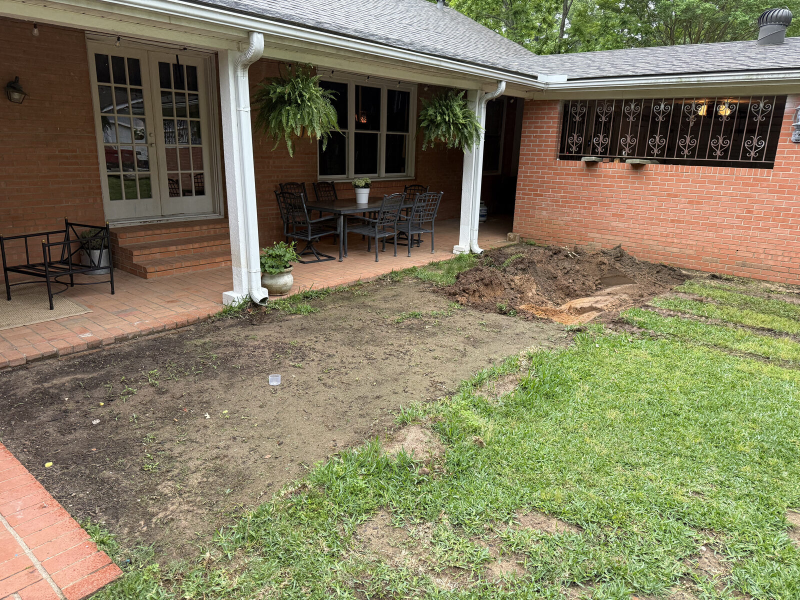
#> input picture brand_photos/2026-04-22-logan-king-checkerboard-paver-patio-before.jpg, 1600 x 1200 px, given in place of walk-dsc03930.webp, which was not available (shown at 1/2 size)
$ python photos.py
#> lines starting #> are read from the running program, lines starting #| are printed output that depends on the picture
### _scripts/site/photo_sources.py
# Photo source list (curated from the crew's processed shots, repo photos and video stills).
# (source key, caption, job, finished?)
def drv(n):
    return 'd:' + n
R, W_, L = 'rvpad-dsc0', 'walk-dsc0', 'crew-dsc0'
NEW = [
 # flagstone walkway, pro photos
 (drv(W_+'3930'), 'Finished flagstone walkway with chopped stone borders and path lights', 'walkway', 1),
 (drv(W_+'3953'), 'Flagstone walkway leading to the back porch', 'walkway', 1),
 (drv(W_+'3940'), 'Flagstone path curving out to the shed', 'walkway', 1),
 (drv(W_+'3950'), 'Path light along the new flagstone walkway', 'walkway', 1),
 (drv(W_+'3945'), 'Chopped stone border along the flagstone walkway', 'walkway', 1),
 (drv('walk-799673222_1633958414999902_1379811027983912017_n'), 'Flagstone walkway from the drive to the house', 'walkway', 1),
 (drv('walk-812223771_1812277616618072_2837960169825854401_n'), 'Front porch and new flagstone walk', 'walkway', 1),
 (drv(W_+'3576'), 'Walkway laid out and excavated', 'walkway', 0),
 (drv(W_+'3570'), 'Compacting the walkway base', 'walkway', 0),
 (drv(W_+'3580'), 'Spreading base gravel for the walkway', 'walkway', 0),
 (drv(W_+'3595'), 'Raking the base level', 'walkway', 0),
 (drv(W_+'3607'), 'Chopped stone staged for the borders', 'walkway', 0),
 (drv(W_+'3617'), 'Setting chopped stone border blocks', 'walkway', 0),
 (drv(W_+'3627'), 'Mixing mortar for the stone borders', 'walkway', 0),
 (drv(W_+'3688'), 'Shaping chopped stone with a hammer and chisel', 'walkway', 0),
 (drv(W_+'3698'), 'Setting a border stone by hand', 'walkway', 0),
 (drv(W_+'3710'), 'Two-man crew setting the stone border', 'walkway', 0),
 (drv(W_+'3744'), 'Stone borders running the length of the walk', 'walkway', 0),
 (drv(W_+'3778'), 'Track loader dumping base between the borders', 'walkway', 0),
 (drv(W_+'3811'), 'Moving base with the track loader', 'walkway', 0),
 (drv(W_+'3818'), 'Loader spreading base, dust flying', 'walkway', 0),
 (drv(W_+'3861'), 'Fitting flagstone along the border', 'walkway', 0),
 (drv(W_+'3873'), 'Setting flagstone on the walkway', 'walkway', 0),
 (drv(W_+'3886'), 'Chopped stone border, close up', 'walkway', 0),
 (drv(W_+'3893'), 'Plate compactor on the walkway', 'walkway', 0),
 # boat & RV pad, pro photos
 (drv(R+'3563'), 'Finished boat and RV pad with timber wall and gravel', 'rvpad', 1),
 (drv(R+'3562'), 'Level gravel pad ready for the boat and RV', 'rvpad', 1),
 (drv(R+'3085'), 'Timber wall lined up along the pad edge', 'rvpad', 1),
 (drv(R+'3224'), 'Pad filled and compacted inside the timber wall', 'rvpad', 1),
 (drv(R+'3043'), 'First timber set along the pad edge', 'rvpad', 0),
 (drv(R+'3046'), 'Cutting pressure-treated timbers', 'rvpad', 0),
 (drv(R+'3062'), 'Timber wall running down the pad line', 'rvpad', 0),
 (drv(R+'3066'), 'Leveling the timbers', 'rvpad', 0),
 (drv(R+'3074'), 'Dump truck and timbers on site', 'rvpad', 0),
 (drv(R+'3090'), 'Hauling timbers with the track loader', 'rvpad', 0),
 (drv(R+'3105'), 'Standing a timber into place', 'rvpad', 0),
 (drv(R+'3112'), 'Setting the next course of timbers', 'rvpad', 0),
 (drv(R+'3120'), 'Pad laid out in the backyard', 'rvpad', 0),
 (drv(R+'3124'), 'Fabric down and fill going in', 'rvpad', 0),
 (drv(R+'3129'), 'Track loader spreading fill', 'rvpad', 0),
 (drv(R+'3152'), 'Loader dumping fill inside the wall', 'rvpad', 0),
 (drv(R+'3158'), 'Crew working alongside the loader', 'rvpad', 0),
 (drv(R+'3174'), 'Drainage fabric along the timber wall', 'rvpad', 0),
 (drv(R+'3204'), 'Raking fill level', 'rvpad', 0),
 (drv(R+'3273'), 'Loader dropping gravel on the pad', 'rvpad', 0),
 (drv(R+'3290'), 'Raking gravel across the pad', 'rvpad', 0),
 (drv(R+'3428'), 'Gravel pouring from the bucket', 'rvpad', 0),
 (drv(R+'3508'), 'Final rake along the timber wall', 'rvpad', 0),
 # lawn crew, pro photos
 (drv(L+'4063'), 'Stand-on mower on a front yard route', 'lawn', 1),
 (drv(L+'4076'), 'Mowing a backyard', 'lawn', 1),
 (drv(L+'3988'), 'Stand-on mower cutting a lawn', 'lawn', 0),
 (drv(L+'4038'), 'String trimming the yard edges', 'lawn', 0),
 (drv(L+'4059'), 'Edging along the walk', 'lawn', 0),
 (drv(L+'4101'), 'Mowing the side yard', 'lawn', 0),
 (drv(L+'4152'), 'Trimming along the house', 'lawn', 0),
 (drv(L+'4179'), 'Blowing off clippings', 'lawn', 0),
 (drv(L+'4197'), 'Blowing off the driveway', 'lawn', 0),
 # leaf vacuum cleanup, stills from the crew's leaf removal video (Jan 2026), lightly denoised and sharpened; finals kept at img/work/full/leaf-vacuum-cleanup-east-texas-NN.webp
 ('st:leaf_blow_trailer', 'Blowing leaves toward the leaf vacuum trailer', 'leaves', 0),
 ('st:leaf_vac_pile', 'Vacuuming up a pile of oak leaves, no bags', 'leaves', 0),
 ('st:leaf_drone', 'From above: the vacuum hose pulling leaves into the trailer', 'leaves', 0),
 ('st:leaf_blow_wave', 'Backpack blower pushing a wave of oak leaves across the lawn', 'leaves', 0),
 ('st:leaf_vac_green', 'Our leaf vacuum trailer sucking up the leaves', 'leaves', 0),
 ('st:leaf_wide1', 'Clearing a backyard buried in oak leaves', 'leaves', 0),
 ('st:leaf_blow_house', 'Blowing leaves out from under the trees', 'leaves', 0),
]
OLD = [
 ('white-oak-flagstone-patio-after', 'Cherokee flagstone patio and chopped stone fire pit', 'whiteoak', 1),
 ('driveway-retaining-wall-after', 'Curved block wall stepping past the shop with a flagstone landing', 'driveway', 1),
 ('checkerboard-paver-patio-after', 'Checkerboard paver patio off a covered porch', 'checker', 1),
 ('front-roses-after', 'Knockout roses and boxwoods with sandstone edging', 'beds', 1),
 ('img-3738', 'Curved river rock bed with sandstone edging', 'more', 1),
 ('lighting-after', 'Foundation beds with landscape lighting at night', 'lighting', 1),
 ('retaining-wall-wood-to-block-east-texas-finished', 'Capped block retaining wall along a fence', 'woodwall', 1),
 ('backyard-firepit-after', 'Flagstone patio and fire pit at sunset', 'more', 1),
 ('img-3525', 'Flagstone walk with a low block wall', 'more', 1),
 ('deck-after', 'Curved bed along the deck', 'beds', 1),
 ('img-3737', 'Flagstone landing up to a slat deck', 'more', 1),
 ('flagstone-patio-after', 'Flagstone patio with a stone border', 'flagstone', 1),
 ('8', 'Freshly striped lawn', 'lawn', 1),
 ('driveway-retaining-wall-finished', 'Block wall and gravel drain strip along a driveway', 'driveway', 1),
 ('img-3523', 'Flagstone patio at the back door', 'more', 1),
 ('side-hydrangeas-after', 'Hydrangea bed with new edging', 'beds', 1),
 ('img-3526', 'Stepping stones past roses and boxwoods', 'more', 1),
 ('6', 'Flagstone walk between block walls', 'more', 1),
 ('4', 'Flagstone path along a white house', 'more', 1),
 ('back-fence-after', 'Mulched bed along the back fence', 'beds', 1),
 ('img-3736', 'River rock drainage strip', 'more', 1),
 ('3', 'Clean front beds and fresh-cut bermuda', 'more', 1),
 ('retaining-wall-wood-to-block-east-texas-after', 'Block retaining wall with capstones and a drain strip', 'woodwall', 1),
 ('12', 'Striped lawn at golden hour', 'lawn', 1),
 ('5', 'Dianthus in a fresh bed', 'more', 1),
 ('11', 'Roofline Christmas lights', 'more', 1),
 ('design-preview', 'Design preview for a Longview front yard, not a finished build', 'more', 1),
 ('white-oak-flagstone-patio-base-compaction', 'Compacting the patio base', 'whiteoak', 0),
 ('white-oak-flagstone-patio-elevated-corner', 'Chopped stone corner where the yard drops', 'whiteoak', 0),
 ('white-oak-flagstone-patio-sand-setting-bed', 'Sand setting bed', 'whiteoak', 0),
 ('white-oak-flagstone-patio-mortared-joints', 'Flagstone set and mortared around the fire pit', 'whiteoak', 0),
 ('white-oak-flagstone-patio-backfill-grade', 'Backfill and grade', 'whiteoak', 0),
 ('st:pat_004', 'Track loader on the elevated corner', 'whiteoak', 0),
 ('st:pat_008', 'Shoveling sand for the setting bed', 'whiteoak', 0),
 ('st:pat_025', 'Elevated corner of the patio', 'whiteoak', 0),
 ('st:pat_034', 'Chopped stone wall under the patio', 'whiteoak', 0),
 ('driveway-retaining-wall-block-install-2', 'Setting block course by course', 'driveway', 0),
 ('driveway-retaining-wall-base-drainage', 'Base, drainage fabric and pipe behind the wall', 'driveway', 0),
 ('driveway-retaining-wall-block-install', 'Curved run going up', 'driveway', 0),
 ('checkerboard-paver-patio-paver-layout', 'Laying out the checkerboard', 'checker', 0),
 ('checkerboard-paver-patio-install-progress-2', 'Setting pavers', 'checker', 0),
 ('checkerboard-paver-patio-base-prep', 'Compacting the patio base', 'checker', 0),
 ('flagstone-patio-flagstone-install-progress', 'Flagstone going in', 'flagstone', 0),
 ('flagstone-patio-crushed-stone-base', 'Crushed stone base, leveled', 'flagstone', 0),
 ('retaining-wall-wood-to-block-east-texas-block-install', 'First courses with drain pipe behind', 'woodwall', 0),
 ('retaining-wall-wood-to-block-east-texas-excavation-base', 'Gravel drainage base', 'woodwall', 0),
 ('st:mow_011', 'Mowing a route', 'lawn', 0),
 ('st:mow_037', 'Edging the walk', 'lawn', 0),
 ('st:mow_022', 'Blowing off the walks', 'lawn', 0),
 ('st:mow_055', 'Zero-turn mowing a backyard', 'lawn', 0),
 ('st:mow_003', 'Unloading the stand-on mower', 'lawn', 0),
 ('st:mow_043', 'Trimming along the house', 'lawn', 0),
 ('img-3454', 'Bringing flagstone in with the loader', 'more', 0),
 ('img-3680', 'Patio mid-install', 'more', 0),
 ('img-3683', 'Flagstone on a covered pad', 'more', 0),
 ('img-3452', 'Drain tubing going in', 'more', 0),
 ('1', 'Planting dianthus and pansies', 'more', 0),
]

### _scripts/site/photos.py
"""Build the photo library: every real Yard Dog photo, resized to web sizes, with SEO file names,
captions, the job and town it came from, and which service pages it belongs on.

Run once when photos change:  python3 _scripts/site/photos.py
Writes img/work/thumb/*.webp (480px wide), img/work/grid/*.webp (820px), img/work/md/*.webp (800px wide, heroes on phones), img/work/full/*.webp (up to 1600px) and _data/photos.json.

Placement rule: a photo only appears on a service page if the service is in its `services` list, so a
mower never lands on a retaining wall page. Design renderings are NOT real work and are excluded here
(they live only on the Design Preview page, labelled as renderings).
"""
import glob, json, os, re, shutil, sys
from PIL import Image, ImageOps

HERE = os.path.dirname(os.path.abspath(__file__))
ROOT = os.path.abspath(os.path.join(HERE, '..', '..'))
sys.path.insert(0, HERE)
from photo_sources import NEW, OLD  # noqa: E402

DRV = '/mnt/user-data/uploads/Desktop/Platy OS/Yard Dog Collab/Web Photos (1600px)'
REPO_WEBP = '/tmp/yd_site/photos'          # repo photos already converted to webp (see build notes)
STILLS = '/tmp/yd_stills/out'              # frames pulled from the crew videos
OUT = os.path.join(ROOT, 'img', 'work')
ORIG = os.path.join(ROOT, 'brand_photos')     # full-resolution originals (phone photos up to 2560px)


def original(key):
    """Highest-resolution source for a repo photo key. The /tmp webp copies are only 900px tall, which made
    heroes blurry, so always prefer the original in brand_photos when it exists."""
    cands = []
    if key.startswith('img-'):
        cands.append(os.path.join(ORIG, f'IMG_{key[4:]}.jpg'))
    cands += sorted(glob.glob(os.path.join(ORIG, f'*-{key}.jpg'))) + [os.path.join(ORIG, f'{key}.jpg')]
    for c in cands:
        if os.path.exists(c):
            return c
    return None

RENDERINGS = {'lighting-after', 'backyard-firepit-after', 'design-preview'}

JOBS = {
    'walkway':   dict(title='Flagstone walkway & chopped stone borders', place='Kilgore, TX', town='kilgore-tx', date='2026-09',
                      services=['hardscaping']),
    'rvpad':     dict(title='Raised boat & RV pad', place='White Oak, TX', town='white-oak-tx', date='2026-09',
                      services=['retaining-walls']),
    'whiteoak':  dict(title='Flagstone patio & fire pit', place='White Oak, TX', town='white-oak-tx', date='2026-08',
                      services=['hardscaping']),
    'driveway':  dict(title='Driveway retaining wall rebuild', place='Lake Cherokee, Longview, TX', town='lake-cherokee-tx', date='2026-07',
                      services=['retaining-walls']),
    'checker':   dict(title='Checkerboard paver patio', place='Kilgore, TX', town='kilgore-tx', date='2026-04',
                      services=['hardscaping']),
    'flagstone': dict(title='Flagstone patio with stone border', place='East Texas', town=None, date='2026-05',
                      services=['hardscaping']),
    'beds':      dict(title='Foundation beds & sandstone edging', place='East Texas', town=None, date='2026-05',
                      services=['flower-bed-installation', 'mulch-installation', 'landscaping']),
    'woodwall':  dict(title='Wood-to-block retaining wall', place='East Texas', town=None, date='',
                      services=['retaining-walls']),
    'lawn':      dict(title='Weekly lawn maintenance', place='East Texas', town=None, date='',
                      services=['lawn-maintenance']),
    'leaves':    dict(title='Leaf vacuum cleanup', place='East Texas', town=None, date='2026-01',
                      services=['leaf-removal']),
    'more':      dict(title='', place='East Texas', town=None, date='', services=[]),
}

# Extra services a specific photo also fits (on top of its job's services).
EXTRA = {
    # walkway: the finished shots with path lights also show landscaping work
    'd:walk-dsc03930': ['landscaping'], 'd:walk-dsc03950': ['landscaping'], 'd:walk-dsc03953': ['landscaping'],
    # boat & RV pad: fabric, fill, gravel and grading shots are drainage/grading work too
    'd:rvpad-dsc03174': ['drainage'], 'd:rvpad-dsc03124': ['drainage'], 'd:rvpad-dsc03273': ['drainage'],
    'd:rvpad-dsc03290': ['drainage'], 'd:rvpad-dsc03562': ['drainage'], 'd:rvpad-dsc03563': ['drainage'],
    # White Oak patio: the raised corner sits on a chopped stone wall
    'white-oak-flagstone-patio-elevated-corner': ['retaining-walls'], 'st:pat_025': ['retaining-walls'],
    'st:pat_034': ['retaining-walls'], 'st:pat_004': ['retaining-walls'],
    'white-oak-flagstone-patio-backfill-grade': ['drainage'],
    # driveway wall: drainage fabric and pipe, gravel drain strip
    'driveway-retaining-wall-base-drainage': ['drainage'], 'driveway-retaining-wall-finished': ['drainage'],
    'retaining-wall-wood-to-block-east-texas-excavation-base': ['drainage'],
    'retaining-wall-wood-to-block-east-texas-block-install': ['drainage'],
    # beds: boxwoods and shrubs = hedge and shrub care; hydrangeas under trees = shrub care
    'front-roses-after': ['hedge-trimming', 'tree-shrub-care'],
    'side-hydrangeas-after': ['tree-shrub-care'],
    'back-fence-after': [], 'deck-after': [],
    # (lawn blow-off shots no longer tagged leaf-removal: the leaf page uses real leaf vacuum stills)
}
# Services for the loose "more" photos.
MORE = {
    'img-3738': ['landscaping', 'drainage'], 'img-3736': ['drainage', 'landscaping'],
    'img-3525': ['hardscaping', 'retaining-walls'], 'img-3737': ['hardscaping'], 'img-3523': ['hardscaping'],
    'img-3526': ['landscaping', 'flower-bed-installation', 'hedge-trimming'], '6': ['retaining-walls', 'hardscaping'],
    '4': ['hardscaping'], '3': ['landscaping'], '5': ['flower-bed-installation'], '11': ['christmas-lights'],
    'img-3454': ['hardscaping'], 'img-3680': ['hardscaping'], 'img-3683': ['hardscaping'], 'img-3452': ['drainage'],
    '1': ['flower-bed-installation', 'landscaping'],
}
# Gallery filter group for Our Work.
GROUP = {'walkway': 'patios', 'whiteoak': 'patios', 'checker': 'patios', 'flagstone': 'patios', 'rvpad': 'walls',
         'driveway': 'walls', 'woodwall': 'walls', 'beds': 'beds', 'lawn': 'lawn', 'leaves': 'lawn'}
MOREGROUP = {'img-3738': 'beds', 'img-3525': 'patios', 'img-3737': 'patios', 'img-3523': 'patios', 'img-3526': 'beds',
             '6': 'walls', '4': 'patios', 'img-3736': 'beds', '3': 'beds', '5': 'beds', '11': 'other', 'img-3454': 'patios',
             'img-3680': 'patios', 'img-3683': 'patios', 'img-3452': 'beds', '1': 'beds'}


def slug(s):
    return re.sub(r'[^a-z0-9]+', '-', s.lower()).strip('-')


def main():
    # Clear the old library but keep project photos (project_media.py builds those from Drive originals that are not kept here).
    pp = os.path.join(ROOT, '_data', 'project_photos.json')
    keep = {x['file'] for x in json.load(open(pp))} if os.path.exists(pp) else set()
    for d in ('thumb', 'grid', 'md', 'full'):
        os.makedirs(os.path.join(OUT, d), exist_ok=True)
        for f in os.listdir(os.path.join(OUT, d)):
            if f not in keep:
                os.remove(os.path.join(OUT, d, f))
#> pass 2 of the loop in main, `for d in ('thumb', 'grid', 'md', 'full'):`:
    fin = [x for x in NEW + OLD if x[3] and x[0] not in RENDERINGS]
    wrk = [x for x in NEW + OLD if not x[3] and x[0] not in RENDERINGS]

    def mix(lst):
        by = {}
        for x in lst:
            by.setdefault(x[2], []).append(x)
        out = []
        while any(by.values()):
            for k in list(by):
                if by[k]:
                    out.append(by[k].pop(0))
        return out

    order = []
    fin, wrk = mix(fin), mix(wrk)
    fi = wi = 0
    for _ in range(3):
        order.append(fin[fi]); fi += 1
    while fi < len(fin) or wi < len(wrk):
        if fi < len(fin):
            order.append(fin[fi]); fi += 1
        for _ in range(2):
            if wi < len(wrk):
                order.append(wrk[wi]); wi += 1

    counter, items = {}, []
    for key, cap, job, finished in order:
        J = JOBS[job]
        base = slug(J['title'] if job != 'more' else cap)[:48].strip('-')
        place = J['place']
        pslug = 'east-texas' if place == 'East Texas' else slug(place.replace(', TX', ' tx'))
        stem = f'{base}-{pslug}'
        counter[stem] = counter.get(stem, 0) + 1
        name = f'{stem}-{counter[stem]:02d}.webp'
        if key.startswith('d:'):
            im = Image.open(f'{DRV}/{key[2:]}.webp').convert('RGB')
#> im is the input picture: PIL image 1600x1200 RGB; mean R, G, B 130.1, 124.1, 95.3
        elif key.startswith('st:'):
            im = Image.open(f'{STILLS}/{key[3:]}.webp').convert('RGB')
        else:
            src = original(key)
            im = (ImageOps.exif_transpose(Image.open(src)) if src else Image.open(f'{REPO_WEBP}/{key}.webp')).convert('RGB')
        full = im.copy(); full.thumbnail((1600, 1600), Image.LANCZOS)
        full.save(os.path.join(OUT, 'full', name), 'WEBP', quality=76, method=5)
        md = im.copy(); md.thumbnail((800, 1600), Image.LANCZOS)   # phone-size hero: sharp at 2x without the full file's weight
#> after `md.thumbnail((800, 1600), Image.LANCZOS)`:
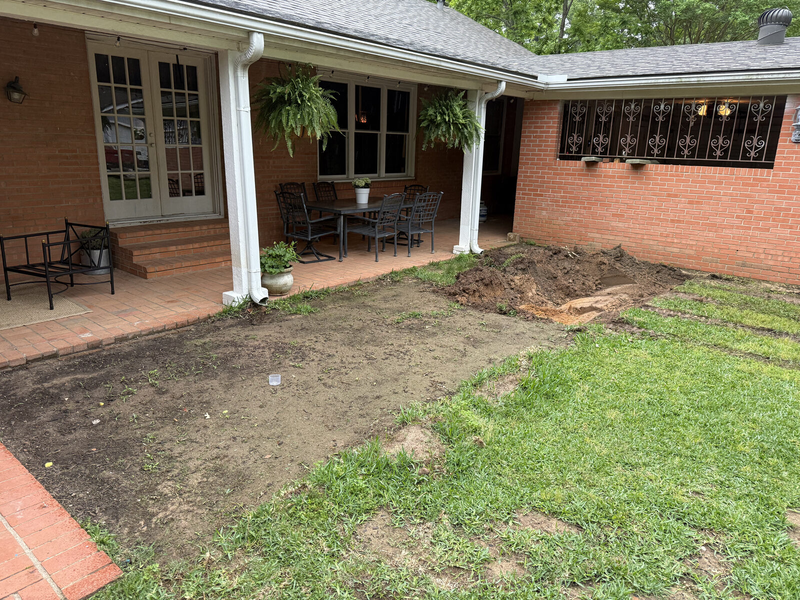
#> md: PIL image 800x600 RGB; mean R, G, B 130.1, 124.1, 95.3
        md.save(os.path.join(OUT, 'md', name), 'WEBP', quality=72, method=6)
        g = im.copy(); g.thumbnail((820, 820), Image.LANCZOS)
        g.save(os.path.join(OUT, 'grid', name), 'WEBP', quality=64, method=6)
        th = im.copy(); th.thumbnail((480, 10000), Image.LANCZOS)   # phone-size gallery tiles
#> after `th.thumbnail((480, 10000), Image.LANCZOS)`:
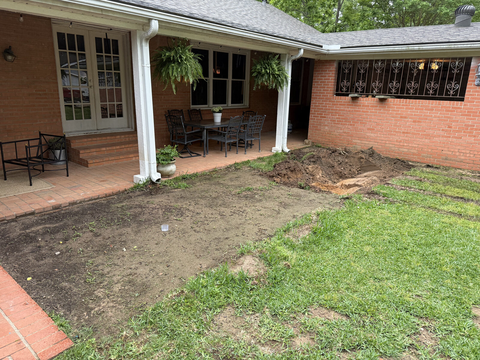
#> th: PIL image 480x360 RGB; mean R, G, B 130.1, 124.1, 95.3
        th.save(os.path.join(OUT, 'thumb', name), 'WEBP', quality=64, method=6)
        services = list(dict.fromkeys(J['services'] + (MORE.get(key, []) if job == 'more' else []) + EXTRA.get(key, [])))
        items.append(dict(
            key=key, file=name, w=full.width, h=full.height, gw=g.width, gh=g.height, tw=th.width, th=th.height, mw=md.width, mh=md.height,
            caption=cap, place=place, town=J['town'], job=job, title=J['title'] or cap, date=J['date'],
            kind='finished' if finished else 'in-progress', services=services,
            group=GROUP.get(job) or MOREGROUP.get(key, 'other'),
            alt=f'{cap}, {place}' if place != 'East Texas' else f'{cap}, East Texas',
        ))
#> pass 2 of the loop in main, `for key, cap, job, finished in order:`:
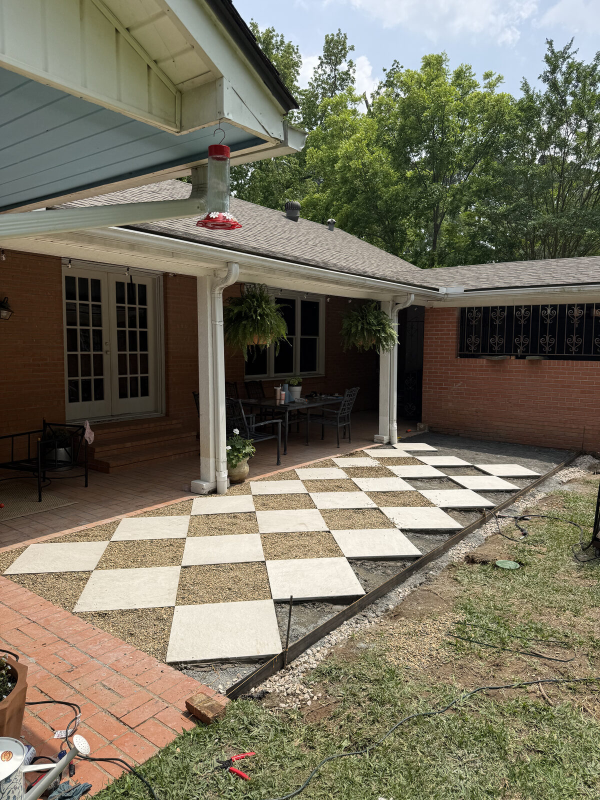
#> input picture brand_photos/2026-04-22-logan-king-checkerboard-paver-patio-install-progress-2.jpg, 1200 x 1600 px, given in place of rvpad-dsc03563.webp, which was not available (shown at 1/2 size)
#> in main, im is the input picture: PIL image 1200x1600 RGB; mean R, G, B 118.9, 113.4, 95.5
#> in main, `md.thumbnail((800, 1600), Image.LANCZOS)`:
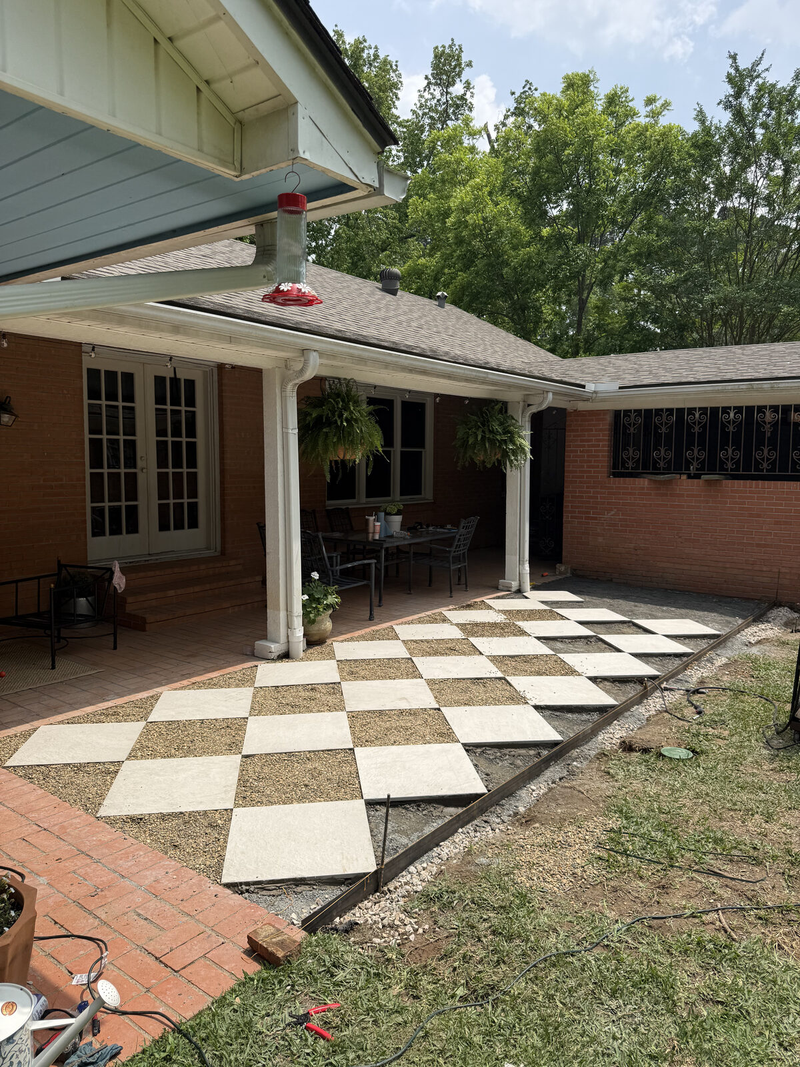
#> md: PIL image 800x1067 RGB; mean R, G, B 118.9, 113.4, 95.5
#> g: PIL image 615x820 RGB
#> th: PIL image 480x640 RGB
    os.makedirs(os.path.join(ROOT, '_data'), exist_ok=True)
    json.dump(items, open(os.path.join(ROOT, '_data', 'photos.json'), 'w'), indent=1)
    from collections import Counter
    c = Counter(s for i in items for s in i['services'])
    print(len(items), 'photos'); print(dict(c))


if __name__ == '__main__':
#> (the run stopped early here; a loop or call above may not have finished)
